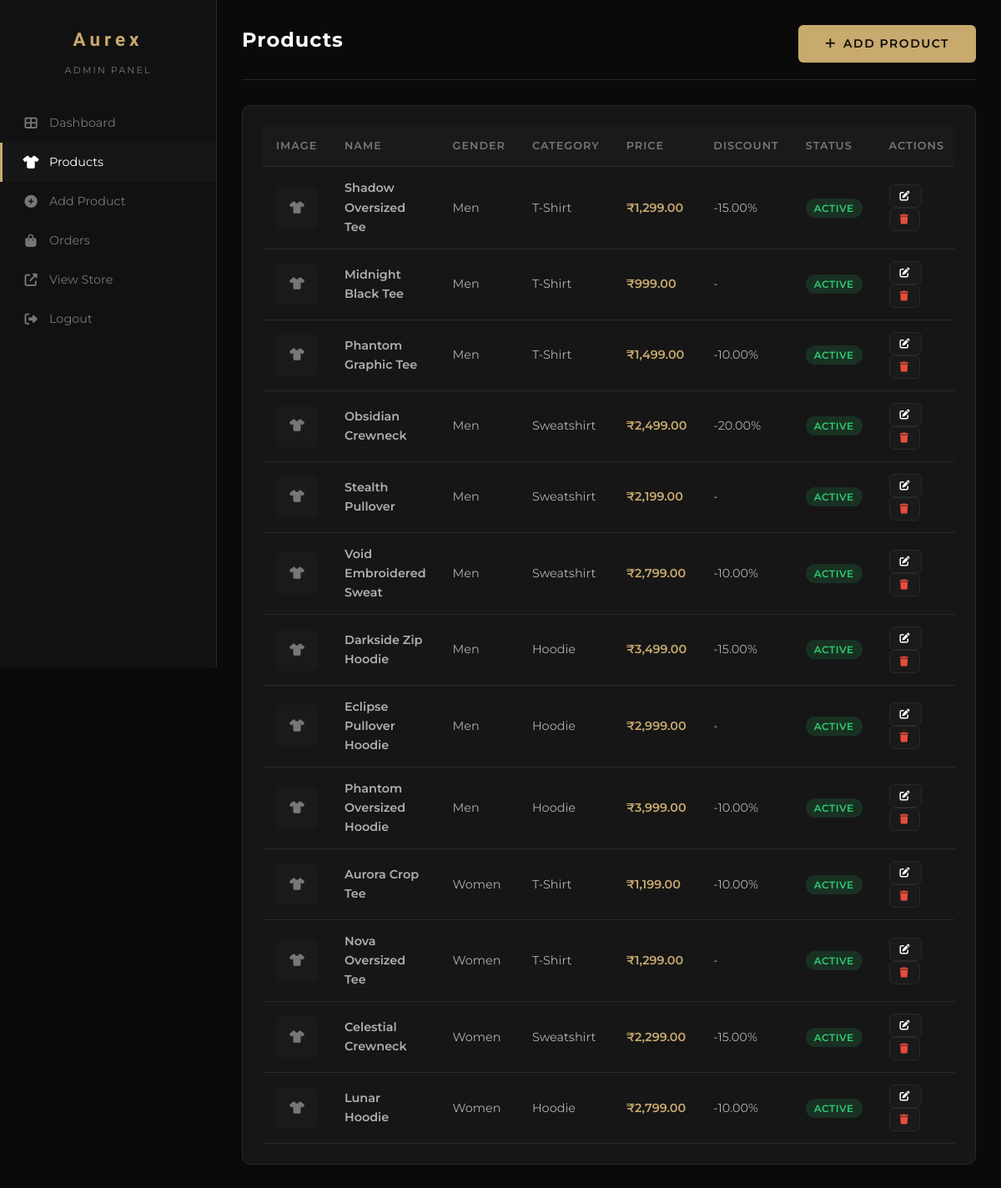
The app's page /admin/products.php (signed in) with its own data.
### tables this page shows
CREATE TABLE IF NOT EXISTS products (
    id INT AUTO_INCREMENT PRIMARY KEY,
    name VARCHAR(200) NOT NULL,
    gender ENUM('Men', 'Women') NOT NULL DEFAULT 'Men',
    category ENUM('T-Shirt', 'Sweatshirt', 'Hoodie') NOT NULL,
    price DECIMAL(10,2) NOT NULL,
    discount DECIMAL(5,2) DEFAULT 0,
    description TEXT,
    image VARCHAR(255),
    sizes_available VARCHAR(100) DEFAULT 'S,M,L,XL,XXL',
    stock INT DEFAULT 100,
    is_active TINYINT(1) DEFAULT 1,
    created_at TIMESTAMP DEFAULT CURRENT_TIMESTAMP,
    updated_at TIMESTAMP DEFAULT CURRENT_TIMESTAMP ON UPDATE CURRENT_TIMESTAMP
);

### admin/products.php (the view, shortened to what this page needs)
<?php
require_once 'admin-auth.php';
$products = $pdo->query("SELECT * FROM products ORDER BY created_at DESC")->fetchAll();
?>
<!DOCTYPE html>
<html lang="en">
<head>
    <link href="https://cdn.jsdelivr.net/npm/bootstrap@5.3.2/dist/css/bootstrap.min.css" rel="stylesheet">
    <link rel="stylesheet" href="https://cdnjs.cloudflare.com/ajax/libs/font-awesome/6.5.1/css/all.min.css">
    <link rel="stylesheet" href="../assets/css/style.css">
</head>
<body>
<?php include 'sidebar.php'; ?>
<div class="admin-content">
    <div class="admin-header">
        <div>
            <h1>Products</h1>
        </div>
        <a href="add-product.php" class="btn btn-glow btn-sm"><i class="fas fa-plus me-2"></i>Add Product</a>
    </div>
    <div style="background: var(--bg-card); border: 1px solid var(--border-color); border-radius: var(--radius-md); padding: 24px;">
        <div class="table-responsive">
            <table class="admin-table">
                <thead>
                    <tr>
                        <th>Image</th>
                        <th>Name</th>
                        <th>Gender</th>
                        <th>Category</th>
                        <th>Price</th>
                        <th>Discount</th>
                        <th>Status</th>
                        <th>Actions</th>
                    </tr>
                </thead>
                <tbody>
                    <?php if (empty($products)): ?>
                        <tr>
                            <td colspan="8" style="text-align: center; color: var(--text-muted); padding: 40px;">No products yet. <a href="add-product.php" style="color: var(--accent);">Add one</a></td>
                        </tr>
                    <?php else: ?>
                        <?php foreach ($products as $product): ?>
                            <tr>
                                <td>
                                    <?php if (!empty($product['image']) && file_exists('../' . $product['image'])): ?>
                                        <img src="<?php echo '../' . $product['image']; ?>" class="product-thumb" alt="">
                                    <?php else: ?>
                                        <div style="width:50px;height:50px;border-radius:var(--radius-sm);background:var(--bg-elevated);display:flex;align-items:center;justify-content:center;color:var(--text-muted);"><i class="fas fa-tshirt"></i></div>
                                    <?php endif; ?>
                                </td>
                                <td style="font-weight: 600;"><?php echo htmlspecialchars($product['name']); ?></td>
                                <td><?php echo isset($product['gender']) ? $product['gender'] : 'Men'; ?></td>
                                <td><?php echo $product['category']; ?></td>
                                <td style="font-weight: 600; color: var(--accent);">₹<?php echo number_format($product['price'], 2); ?></td>
                                <td><?php echo $product['discount'] > 0 ? '-' . $product['discount'] . '%' : '-'; ?></td>
                                <td>
                                    <span class="status-badge <?php echo $product['is_active'] ? 'status-delivered' : 'status-cancelled'; ?>">
                                        <?php echo $product['is_active'] ? 'Active' : 'Inactive'; ?>
                                    </span>
                                </td>
                                <td>
                                    <a href="edit-product.php?id=<?php echo $product['id']; ?>" class="btn btn-dark-custom btn-sm" style="padding: 4px 12px; font-size: 0.75rem;">
                                        <i class="fas fa-edit"></i>
                                    </a>
                                    <a href="products.php?delete=<?php echo $product['id']; ?>" class="btn btn-dark-custom btn-sm" style="padding: 4px 12px; font-size: 0.75rem; color: var(--danger);" onclick="return confirm('Delete this product?')">
                                        <i class="fas fa-trash"></i>
                                    </a>
                                </td>
                            </tr>
                        <?php endforeach; ?>
                    <?php endif; ?>
                </tbody>
            </table>
        </div>
    </div>
</div>
</body>
</html>

### assets/css/style.css (style rules this page uses)
:root { --bg-primary: #0a0a0a; --bg-secondary: #111111; --bg-card: #161616; --bg-elevated: #1a1a1a; --bg-input: #1e1e1e; --border-color: #2a2a2a; --border-light: #333333; --text-primary: #ffffff; --text-secondary: #b0b0b0; --text-muted: #777777; --accent: #c8a96e; --accent-hover: #dbb978; --accent-dark: #a68b4b; --accent-glow: rgba(200, 169, 110, 0.3); --danger: #e74c3c; --success: #2ecc71; --warning: #f39c12; --shadow-sm: 0 2px 8px rgba(0, 0, 0, 0.3); --shadow-md: 0 4px 16px rgba(0, 0, 0, 0.4); --shadow-lg: 0 8px 32px rgba(0, 0, 0, 0.5); --shadow-glow: 0 0 20px rgba(200, 169, 110, 0.15); --radius-sm: 6px; --radius-md: 10px; --radius-lg: 16px; --radius-xl: 24px; --transition: all 0.3s cubic-bezier(0.4, 0, 0.2, 1); --transition-slow: all 0.5s cubic-bezier(0.4, 0, 0.2, 1); --font-logo: 'Incompleeta', sans-serif; --font-heading: 'Montserrat', sans-serif; --font-body: 'Montserrat', sans-serif; --font-button: 'Montserrat', sans-serif; }
*, *::before, *::after { margin: 0; padding: 0; box-sizing: border-box; }
html { scroll-behavior: smooth; scroll-padding-top: 80px; }
body { font-family: var(--font-body); font-weight: 400; background-color: var(--bg-primary); color: var(--text-primary); line-height: 1.6; overflow-x: hidden; -webkit-font-smoothing: antialiased; -moz-osx-font-smoothing: grayscale; }
h1, h2, h3, h4, h5, h6 { font-family: var(--font-heading); font-weight: 800; line-height: 1.2; }
a { text-decoration: none; color: var(--accent); transition: var(--transition); }
.btn-glow { background: var(--accent); color: var(--bg-primary); font-family: var(--font-button); font-weight: 600; letter-spacing: 1.5px; text-transform: uppercase; border: none; border-radius: var(--radius-sm); padding: 12px 32px; position: relative; overflow: hidden; transition: var(--transition); }
.btn-glow::before { content: ''; position: absolute; top: 50%; left: 50%; transform: translate(-50%, -50%); width: 0; height: 0; background: rgba(255, 255, 255, 0.15); border-radius: 50%; transition: var(--transition-slow); }
.btn-dark-custom { background: var(--bg-elevated); color: var(--text-primary); border: 1px solid var(--border-color); border-radius: var(--radius-sm); font-family: var(--font-button); font-weight: 600; letter-spacing: 1px; text-transform: uppercase; transition: var(--transition); }
.status-delivered { background: rgba(46, 204, 113, 0.15); color: var(--success); }
.admin-content { margin-left: 260px; padding: 30px; min-height: 100vh; background: var(--bg-primary); }
.admin-header { display: flex; justify-content: space-between; align-items: center; margin-bottom: 30px; padding-bottom: 20px; border-bottom: 1px solid var(--border-color); }
.admin-header h1 { font-size: 1.5rem; font-weight: 700; letter-spacing: 1px; }
.admin-table { width: 100%; border-collapse: collapse; }
.admin-table thead th { background: var(--bg-elevated); color: var(--text-muted); font-family: var(--font-heading); font-size: 0.8rem; font-weight: 600; letter-spacing: 1px; text-transform: uppercase; padding: 14px 16px; border-bottom: 1px solid var(--border-color); }
.admin-table tbody td { padding: 14px 16px; border-bottom: 1px solid var(--border-color); color: var(--text-secondary); font-size: 0.9rem; vertical-align: middle; }
.status-badge { font-size: 0.75rem; font-weight: 600; padding: 4px 10px; border-radius: 20px; text-transform: uppercase; letter-spacing: 0.5px; }

### records on screen
products: name "Shadow Oversized Tee", gender "Men", category "T-Shirt", price "1,299.00", discount "15.00", is_active "ACTIVE"
products: name "Midnight Black Tee", gender "Men", category "T-Shirt", price "999.00", is_active "ACTIVE"
products: name "Phantom Graphic Tee", gender "Men", category "T-Shirt", price "1,499.00", discount "10.00", is_active "ACTIVE"
products: name "Obsidian Crewneck", gender "Men", category "Sweatshirt", price "2,499.00", discount "20.00", is_active "ACTIVE"
products: name "Stealth Pullover", gender "Men", category "Sweatshirt", price "2,199.00", is_active "ACTIVE"
products: name "Void Embroidered Sweat", gender "Men", category "Sweatshirt", price "2,799.00", discount "10.00", is_active "ACTIVE"
products: name "Darkside Zip Hoodie", gender "Men", category "Hoodie", price "3,499.00", discount "15.00", is_active "ACTIVE"
products: name "Eclipse Pullover Hoodie", gender "Men", category "Hoodie", price "2,999.00", is_active "ACTIVE"
products: name "Phantom Oversized Hoodie", gender "Men", category "Hoodie", price "3,999.00", discount "10.00", is_active "ACTIVE"
products: name "Aurora Crop Tee", gender "Women", category "T-Shirt", price "1,199.00", discount "10.00", is_active "ACTIVE"
products: name "Nova Oversized Tee", gender "Women", category "T-Shirt", price "1,299.00", is_active "ACTIVE"
products: name "Celestial Crewneck", gender "Women", category "Sweatshirt", price "2,299.00", discount "15.00", is_active "ACTIVE"
products: name "Lunar Hoodie", gender "Women", category "Hoodie", price "2,799.00", discount "10.00", is_active "ACTIVE"
